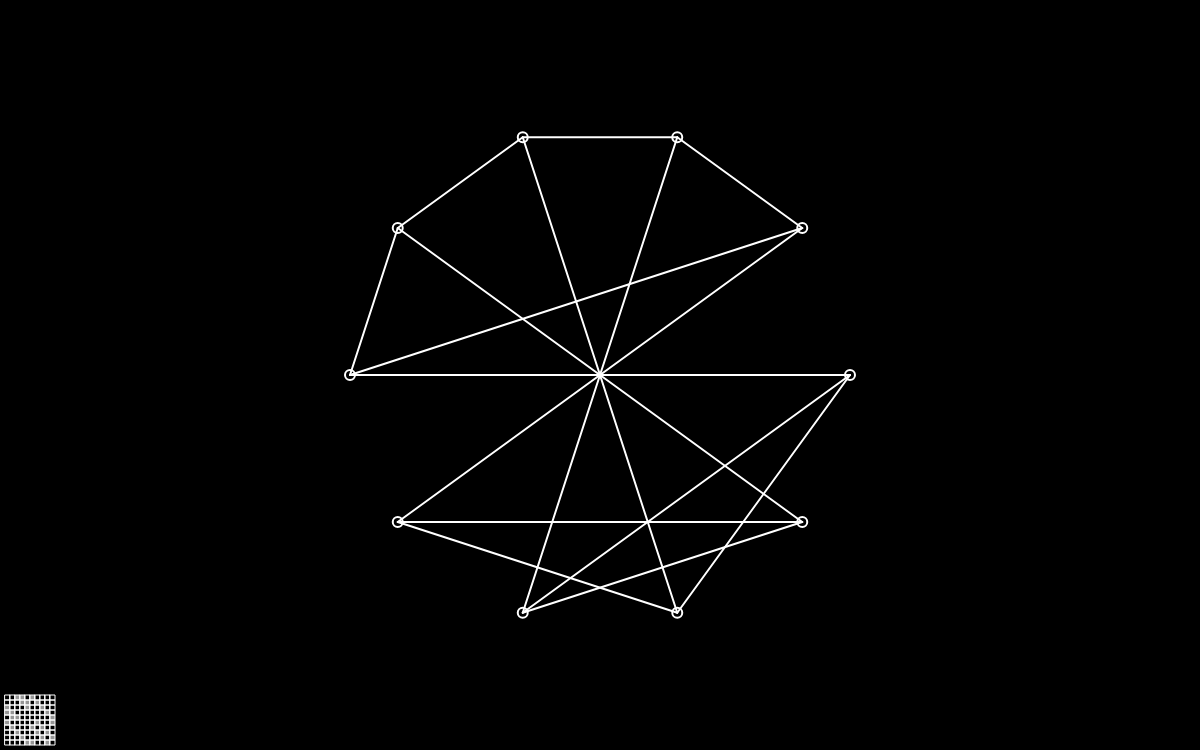
Frame 1 (no input)
Frame 60 (no input): identical to frame 1, image omitted
Frame 120 (the mouse pressed at the canvas centre since frame 60): identical to frame 1, image omitted

The p5.js sketch that drew this single still picture (run headless with seeded random() and noise() and a simulated clock; from frame 60 on, the mouse is pressed at the canvas centre):

// p5.js sketch
// ── sketch.js
var h=750,w=1200; //predetermined canvas dimensions
var n = 10
var m = 20

var g = new Graph(n,petersen10Edges());

var vertexRender = [];
for (i=0;i<n;i++){
  var x = 250*Math.cos(2*Math.PI*i/n) + w/2;
  var y = 250*Math.sin(2*Math.PI*i/n) + h/2;
  vertexRender.push([x,y]);
}

function setup() { //setting up canvas for p5.js to work on
  createCanvas(w, h); //canvas dimensions
  stroke(255); //line colour for drawing
  noFill(); //setting shape fill to none
  strokeWeight(2); //setting line and outline thickness
}

window.alert("Open console to manipulate graph");
console.log("type in 'g=new Graph(n,edgelist)' in the console to change g\nOptions:\n(n,randomEdges(m,n))\n(10,petersen10Edges())\n(n,completeBipartiteEdges(n,p))\n(n,completeEdges(n))\n(n,cyclicEdges(n))");

function draw() { //p5.js draw function. This is called once per frame
  background(0); //drawing the background
  //noFill(); //setting shape fill to none
  
  n=g.n;
  var vertexRender = [];
  for (i=0;i<n;i++){ //spacing vertices on a ring
    var x = 250*Math.cos(2*Math.PI*i/n) + w/2;
    var y = 250*Math.sin(2*Math.PI*i/n) + h/2;
    vertexRender.push([x,y]);
  }

  for (var i=0;i<n;i++){ //drawing all vertices 
    ellipse(vertexRender[i][0],vertexRender[i][1],10);
    //ellipse indicating vertex locations
  }
  for (var i=0;i<n;i++){ 
    for (var j=i;j<n;j++){ 
      if (g.adjacencyMatrix[i][j]==1){
        line(vertexRender[i][0],vertexRender[i][1],
            vertexRender[j][0],vertexRender[j][1]);
      }
    }
  }
  strokeWeight(1);
  for (var i=0;i<n;i++){ //drawing adjacency matrix
    for (var j=0;j<n;j++){
      if (g.adjacencyMatrix[i][j]==1){
        fill(255,150);
      }
      else{
        noFill();
      }
      rect(5*i+5,h+5*(j-n-1),5,5);
    }
  }
  strokeWeight(2);

}

// ── Graph.js
function nullMatrix(n){
  var m = [];
  for (i=0;i<n;i++){
    m.push([]);
    for (j=0;j<n;j++){
      m[i].push(0);
    }
  }
  return m;
}

function SumM(A){
  var s = 0;
  for (i=0;i<A.length;i++){
    for (j=0;j<A[0].length;j++){
      s+=A[i][j];
    }
  }
  return s;
}

function det(A){
	var newA = [];
	for (var i = 0; i<A.length-1; i++){
		newA.push([]);
		for (var j = 0; j<A.length-1; j++){
			newA[i].push(A[i][j]*A[i+1][j+1] - A[i+1][j]*A[i][j+1]);
		}
	}
	if (newA.length!=1){
		newA = det(newA);
		return newA;
	}
	else{
		return newA[0][0];
	}
}

function Tr(A){
  var tr = 0;
  for (i=0;i<A.length;i++){
    tr += A[i][i];
  }
  return tr;
}

function Trans(A){
  var B = [];
    for(var i = 0; i < A[0].length; i++){
          B.push([]);
        for(var j = 0; j < A.length; j++){
            B[i].push(A[j][i]);
        }
    }
    return B;
}

function Add(A,B){
  if (A.length != B.length || A[0].length != B[0].length){
    console.error("Matrix dimension mismatch");
  }
  var C = [];
  for (i=0;i<A.length;i++){
    C.push([]);
    for (j=0;j<A[0].length;j++){
      C[i].push(A[i][j] + B[i][j]);
    }
  }
  return C;
}

function subt(A,B){
  if (A.length != B.length || A[0].length != B[0].length){
    console.error("Matrix dimension mismatch");
  }
  var C = [];
  for (i=0;i<A.length;i++){
    C.push([]);
    for (j=0;j<A[0].length;j++){
      C[i].push(A[i][j] - B[i][j]);
    }
  }
  return C;
}

function Mult(A,B){
  var C = [];
  var s;
  for(var i = 0; i < A.length; i++){
    C.push([]);
      for(var j = 0; j < B[0].length; j++){
        s=0;
        for(var k = 0; k < A[0].length; k++){
            s += A[i][k]*B[k][j];
        }
        C[i].push(s);
      }
  }
  return C;
}

function MultTrans(M){
  return Mult(M,Trans(M));
}

function Edge (u,v){
  this.u = u;
  this.v = v;
}

function randomEdges(maxE,n){
  var list = [];
  for (i=0;i<maxE;i++){
    var u = Math.floor(n*Math.random());
    var v = Math.floor(n*Math.random());
    if (u==v){
      v = (v+1)%n
    }
    let temp = new Edge(u,v);
    list.push(temp);
  }
  return list;
}

function cyclicEdges(n){
  var list = [];
  for (i=0;i<n;i++){
    let temp = new Edge(i%n,(i+1)%n);
    list.push(temp);
  }
  return list;
}

function completeEdges(n){
  var list = [];
  for (i=0;i<n;i++){
    for (j=0;j<n;j++){
      if (i!=j){
        let temp = new Edge(i,j);
        list.push(temp);
      }
    }
  }
  return list;
}
function completeBipartiteEdges(n,p){
  var list = [];
  for (i=0;i<p;i++){
    for (j=p;j<n;j++){
      if (i!=j){
        let temp = new Edge(i,j);
        list.push(temp);
      }
    }
  }
  return list;
}

function petersen10Edges(){
  var list = [new Edge(0,2),new Edge(0,3),new Edge(0,5),
              new Edge(1,3),new Edge(1,4),new Edge(1,6),
              new Edge(2,4),new Edge(2,7),new Edge(3,8),
              new Edge(4,9),new Edge(5,6),new Edge(5,9),
              new Edge(6,7),new Edge(7,8),new Edge(8,9)];
  return list;
}

function Graph(n,edges){
  this.adjacencyMatrix = nullMatrix(n);
  this.n = n;
  for (i=0;i<edges.length;i++){
    this.adjacencyMatrix[edges[i].u][edges[i].v]=1;
    this.adjacencyMatrix[edges[i].v][edges[i].u]=1;
  }
  this.m = 0.5*SumM(this.adjacencyMatrix);
  
  this.degreeMatrix = function(){
    var degM = nullMatrix(n);
    const arrSum = arr => arr.reduce((a,b) => a + b, 0)
    for (i=0;i<this.n;i++){
      degM[i][i] = arrSum(this.adjacencyMatrix[i]);
    }
    return degM;
  };
  
  this.laplaceMatrix = function(){
    var lapM = nullMatrix(n);
    var degM = this.degreeMatrix();
    for (i=0;i<this.n;i++){
      for (j=i;j<this.n;j++){
        lapM[i][j] = degM[i][j] - this.adjacencyMatrix[i][j];
        lapM[j][i] = degM[j][i] - this.adjacencyMatrix[j][i];
      }
    }
    return lapM;
  };
  
  this.incidenceMatrix = function(){
    var inM = [];
    for (i=0;i<this.n;i++){
      for (j=i;j<this.n;j++){
        if(this.adjacencyMatrix[i][j]==1){
          var row = [];
          for(k=0;k<this.n;k++){
            if((k==i && k!=j) || (k==j && k!=i)){
              row.push(1);
            }
            else{
              row.push(0);
            }
          }
          inM.push(row);
        }
      }
    }
    return inM;
  };
  
  this.swapVertexLabel = function(u,v){ //generates an automorphism that swaps the labels of two vertices
    for (i=0;i<this.n;i++){
      for (j=0;j<this.n;j++){
        if ((i==u || i==v) && (j!=u && j!=v)){
          newAdj[i][j] = this.adjacencyMatrix[u+v-i][j]
        }
        else if ((i!=u && i!=v) && (j==u || j==v)){
          newAdj[i][j] = this.adjacencyMatrix[i][u+v-j]
        }
        else {
          newAdj[i][j] = this.adjacencyMatrix[i][j]
        }
      }
    }
    this.adjacencyMatrix = newAdj;
  };
}
